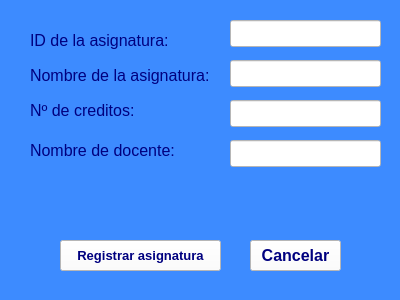
<?xml version="1.0" encoding="UTF-8"?>
<ui version="4.0">
 <class>Form</class>
 <widget class="QWidget" name="Form">
  <property name="geometry">
   <rect>
    <x>0</x>
    <y>0</y>
    <width>400</width>
    <height>300</height>
   </rect>
  </property>
  <property name="windowTitle">
   <string>Form</string>
  </property>
  <property name="styleSheet">
   <string notr="true">background-color: rgb(61, 139, 255);
</string>
  </property>
  <widget class="QLineEdit" name="lblIDAsig">
   <property name="geometry">
    <rect>
     <x>230</x>
     <y>20</y>
     <width>151</width>
     <height>27</height>
    </rect>
   </property>
   <property name="font">
    <font>
     <pointsize>12</pointsize>
    </font>
   </property>
   <property name="styleSheet">
    <string notr="true">background-color: rgb(255, 255, 255);</string>
   </property>
  </widget>
  <widget class="QLabel" name="text1_2">
   <property name="geometry">
    <rect>
     <x>30</x>
     <y>60</y>
     <width>191</width>
     <height>31</height>
    </rect>
   </property>
   <property name="font">
    <font>
     <pointsize>12</pointsize>
    </font>
   </property>
   <property name="styleSheet">
    <string notr="true">color: rgb(0, 0, 127);</string>
   </property>
   <property name="text">
    <string>Nombre de la asignatura:</string>
   </property>
  </widget>
  <widget class="QLineEdit" name="lblCredito">
   <property name="geometry">
    <rect>
     <x>230</x>
     <y>100</y>
     <width>151</width>
     <height>27</height>
    </rect>
   </property>
   <property name="font">
    <font>
     <pointsize>12</pointsize>
    </font>
   </property>
   <property name="styleSheet">
    <string notr="true">background-color: rgb(255, 255, 255);</string>
   </property>
  </widget>
  <widget class="QLabel" name="text3_2">
   <property name="geometry">
    <rect>
     <x>30</x>
     <y>100</y>
     <width>121</width>
     <height>21</height>
    </rect>
   </property>
   <property name="font">
    <font>
     <pointsize>12</pointsize>
    </font>
   </property>
   <property name="styleSheet">
    <string notr="true">color: rgb(0, 0, 127);</string>
   </property>
   <property name="text">
    <string>Nº de creditos:</string>
   </property>
  </widget>
  <widget class="QPushButton" name="btnRegistrar_2">
   <property name="geometry">
    <rect>
     <x>60</x>
     <y>240</y>
     <width>161</width>
     <height>31</height>
    </rect>
   </property>
   <property name="font">
    <font>
     <pointsize>10</pointsize>
     <weight>75</weight>
     <bold>true</bold>
    </font>
   </property>
   <property name="styleSheet">
    <string notr="true">color: rgb(0, 0, 127);
background-color: rgb(255, 255, 255);
</string>
   </property>
   <property name="text">
    <string>Registrar asignatura</string>
   </property>
  </widget>
  <widget class="QLabel" name="text14_2">
   <property name="geometry">
    <rect>
     <x>30</x>
     <y>140</y>
     <width>151</width>
     <height>21</height>
    </rect>
   </property>
   <property name="font">
    <font>
     <pointsize>12</pointsize>
    </font>
   </property>
   <property name="styleSheet">
    <string notr="true">color: rgb(0, 0, 127);</string>
   </property>
   <property name="text">
    <string>Nombre de docente:</string>
   </property>
  </widget>
  <widget class="QLineEdit" name="lblNombreDoc">
   <property name="geometry">
    <rect>
     <x>230</x>
     <y>140</y>
     <width>151</width>
     <height>27</height>
    </rect>
   </property>
   <property name="font">
    <font>
     <pointsize>12</pointsize>
    </font>
   </property>
   <property name="styleSheet">
    <string notr="true">background-color: rgb(255, 255, 255);</string>
   </property>
  </widget>
  <widget class="QLineEdit" name="lblNombreAsig">
   <property name="geometry">
    <rect>
     <x>230</x>
     <y>60</y>
     <width>151</width>
     <height>27</height>
    </rect>
   </property>
   <property name="font">
    <font>
     <pointsize>12</pointsize>
    </font>
   </property>
   <property name="styleSheet">
    <string notr="true">background-color: rgb(255, 255, 255);</string>
   </property>
  </widget>
  <widget class="QLabel" name="text2_2">
   <property name="geometry">
    <rect>
     <x>30</x>
     <y>30</y>
     <width>151</width>
     <height>21</height>
    </rect>
   </property>
   <property name="font">
    <font>
     <pointsize>12</pointsize>
    </font>
   </property>
   <property name="styleSheet">
    <string notr="true">color: rgb(0, 0, 127);</string>
   </property>
   <property name="text">
    <string>ID de la asignatura:</string>
   </property>
  </widget>
  <widget class="QPushButton" name="btnCancelar_2">
   <property name="geometry">
    <rect>
     <x>250</x>
     <y>240</y>
     <width>91</width>
     <height>31</height>
    </rect>
   </property>
   <property name="font">
    <font>
     <pointsize>12</pointsize>
     <weight>75</weight>
     <bold>true</bold>
    </font>
   </property>
   <property name="styleSheet">
    <string notr="true">color: rgb(0, 0, 127);
background-color: rgb(255,255,255);
</string>
   </property>
   <property name="text">
    <string>Cancelar</string>
   </property>
  </widget>
  <widget class="QLabel" name="txtMsg">
   <property name="geometry">
    <rect>
     <x>150</x>
     <y>190</y>
     <width>151</width>
     <height>21</height>
    </rect>
   </property>
   <property name="font">
    <font>
     <pointsize>12</pointsize>
    </font>
   </property>
   <property name="styleSheet">
    <string notr="true">color: rgb(0, 0, 127);</string>
   </property>
   <property name="text">
    <string/>
   </property>
  </widget>
 </widget>
 <resources/>
 <connections/>
</ui>
